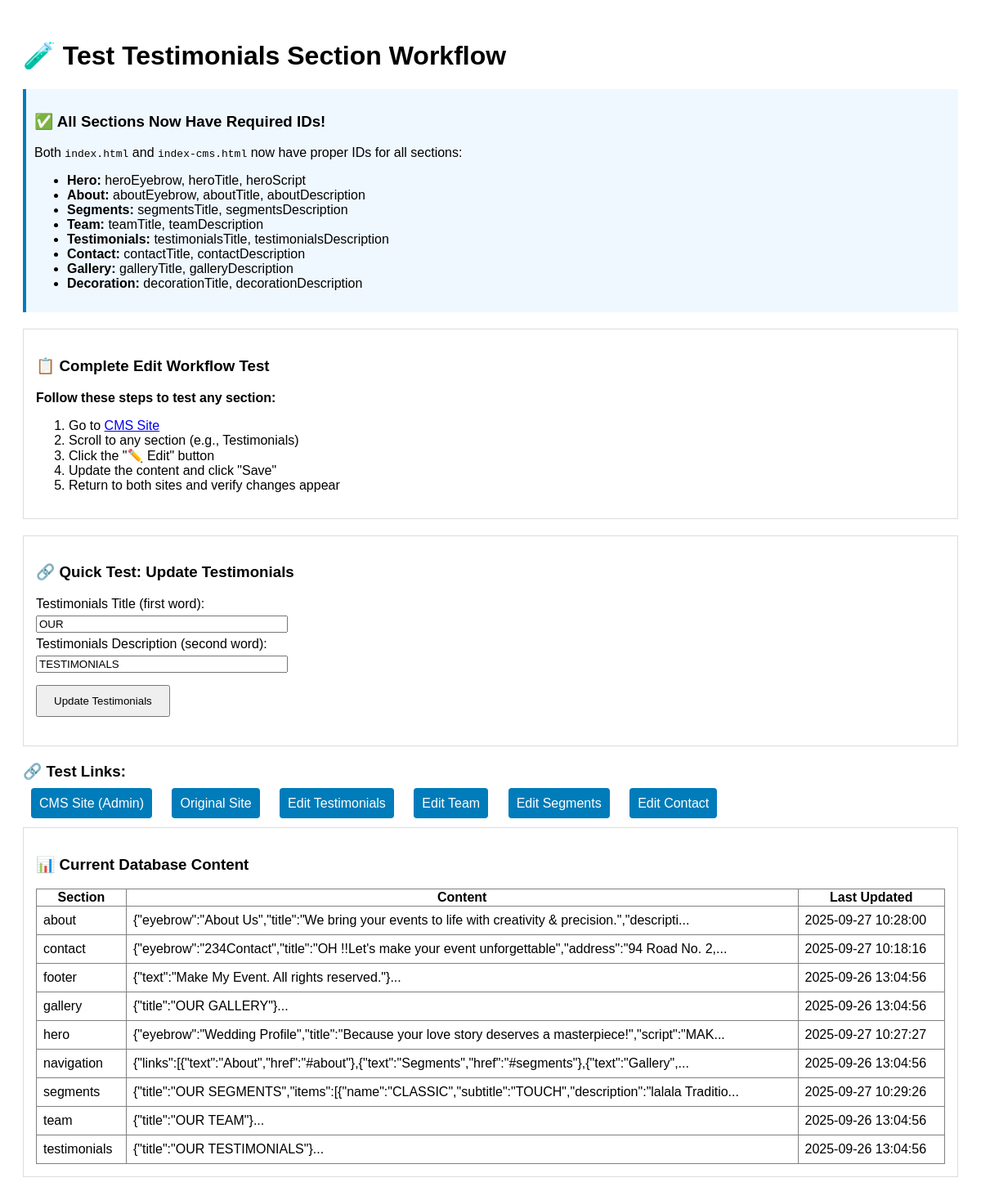
/test-testimonials.php, run on the app's committed database.
### tables this page shows
CREATE TABLE content_sections (
            id INTEGER PRIMARY KEY AUTOINCREMENT,
            section_name TEXT UNIQUE NOT NULL,
            content TEXT NOT NULL,
            updated_at TIMESTAMP DEFAULT CURRENT_TIMESTAMP,
            updated_by TEXT
        );

### test-testimonials.php (the view, shortened to what this page needs)
<!DOCTYPE html>
<html lang="en">
<head>
</head>
<body>
    <h1>🧪 Test Testimonials Section Workflow</h1>
    <div class="status">
        <h3>✅ All Sections Now Have Required IDs!</h3>
        <p>Both <code>index.html</code> and <code>index-cms.html</code> now have proper IDs for all sections:</p>
        <ul>
            <li><strong>Hero:</strong> heroEyebrow, heroTitle, heroScript</li>
            <li><strong>About:</strong> aboutEyebrow, aboutTitle, aboutDescription</li>
            <li><strong>Segments:</strong> segmentsTitle, segmentsDescription</li>
            <li><strong>Team:</strong> teamTitle, teamDescription</li>
            <li><strong>Testimonials:</strong> testimonialsTitle, testimonialsDescription</li>
            <li><strong>Contact:</strong> contactTitle, contactDescription</li>
            <li><strong>Gallery:</strong> galleryTitle, galleryDescription</li>
            <li><strong>Decoration:</strong> decorationTitle, decorationDescription</li>
        </ul>
    </div>
    <div class="test-section">
        <h3>📋 Complete Edit Workflow Test</h3>
        <p><strong>Follow these steps to test any section:</strong></p>
        <ol>
            <li>Go to <a href="index-cms.html">CMS Site</a></li>
            <li>Scroll to any section (e.g., Testimonials)</li>
            <li>Click the "✏️ Edit" button</li>
            <li>Update the content and click "Save"</li>
            <li>Return to both sites and verify changes appear</li>
        </ol>
    </div>
    <div class="test-section">
        <h3>🔗 Quick Test: Update Testimonials</h3>
        <form action="admin/edit-section.php?section=testimonials" method="POST" class="update-form">
            <label>Testimonials Title (first word):</label><br>
            <input type="text" name="content[testimonialsTitle]" value="OUR" style="width: 300px; margin: 5px 0;"><br>
            <label>Testimonials Description (second word):</label><br>
            <input type="text" name="content[testimonialsDescription]" value="TESTIMONIALS" style="width: 300px; margin: 5px 0;"><br>
            <button type="submit" name="update_content" style="padding: 10px 20px; margin: 10px 0;">Update Testimonials</button>
        </form>
    </div>
    <div class="links">
        <h3>🔗 Test Links:</h3>
        <a href="index-cms.html">CMS Site (Admin)</a>
        <a href="index.html">Original Site</a>
        <a href="admin/edit-section.php?section=testimonials">Edit Testimonials</a>
        <a href="admin/edit-section.php?section=team">Edit Team</a>
        <a href="admin/edit-section.php?section=segments">Edit Segments</a>
        <a href="admin/edit-section.php?section=contact">Edit Contact</a>
    </div>
    <div class="test-section">
        <h3>📊 Current Database Content</h3>
        <?php
        try {
            $db = new Database();
            $conn = $db->getConnection();
            $query = "SELECT section_name, content, updated_at FROM content_sections ORDER BY section_name";
            $stmt = $conn->prepare($query);
            $stmt->execute();
            $sections = $stmt->fetchAll(PDO::FETCH_ASSOC);
            if ($sections) {
                echo "<table border='1' style='width: 100%; border-collapse: collapse;'>";
                echo "<tr><th>Section</th><th>Content</th><th>Last Updated</th></tr>";
                foreach ($sections as $section) {
                    echo "<tr>";
                    echo "<td style='padding: 8px;'>" . htmlspecialchars($section['section_name']) . "</td>";
                    echo "<td style='padding: 8px;'>" . htmlspecialchars(substr($section['content'], 0, 100)) . "...</td>";
                    echo "<td style='padding: 8px;'>" . htmlspecialchars($section['updated_at']) . "</td>";
                    echo "</tr>";
                }
                echo "</table>";
            } else {
                echo "<p>No content found in database.</p>";
            }
        } catch (Exception $e) {
            echo "<p>Error loading content: " . $e->getMessage() . "</p>";
        }
        ?>
    </div>
</body>
</html>

### test-testimonials.php (style rules this page uses)
body { font-family: Arial, sans-serif; padding: 20px; }
.test-section { margin: 20px 0; padding: 15px; border: 1px solid #ddd; }
.update-form { margin: 10px 0; }
.links { margin: 20px 0; }
.links a { margin: 0 10px; padding: 10px; background: #007cba; color: white; text-decoration: none; border-radius: 4px; }
.status { padding: 10px; background: #f0f8ff; border-left: 4px solid #007cba; margin: 10px 0; }

### data on the page
content_sections: section_name "about", content "{\"eyebrow\":\"About Us\",\"title\":\"We bring your events to life with creativity & precision.\",\"descripti", updated_at "2025-09-27 10:28:00"
content_sections: section_name "contact", content "{\"eyebrow\":\"234Contact\",\"title\":\"OH !!Let's make your event unforgettable\",\"address\":\"94 Road No. 2,", updated_at "2025-09-27 10:18:16"
content_sections: section_name "footer", content "{\"text\":\"Make My Event. All rights reserved.\"}", updated_at "2025-09-26 13:04:56"
content_sections: section_name "gallery", content "{\"title\":\"OUR GALLERY\"}", updated_at "2025-09-26 13:04:56"
content_sections: section_name "hero", content "{\"eyebrow\":\"Wedding Profile\",\"title\":\"Because your love story deserves a masterpiece!\",\"script\":\"MAK", updated_at "2025-09-27 10:27:27"
content_sections: section_name "navigation", content "{\"links\":[{\"text\":\"About\",\"href\":\"#about\"},{\"text\":\"Segments\",\"href\":\"#segments\"},{\"text\":\"Gallery\",", updated_at "2025-09-26 13:04:56"
content_sections: section_name "segments", content "{\"title\":\"OUR SEGMENTS\",\"items\":[{\"name\":\"CLASSIC\",\"subtitle\":\"TOUCH\",\"description\":\"lalala Traditio", updated_at "2025-09-27 10:29:26"
content_sections: section_name "team", content "{\"title\":\"OUR TEAM\"}", updated_at "2025-09-26 13:04:56"
content_sections: section_name "testimonials", content "{\"title\":\"OUR TESTIMONIALS\"}", updated_at "2025-09-26 13:04:56"
